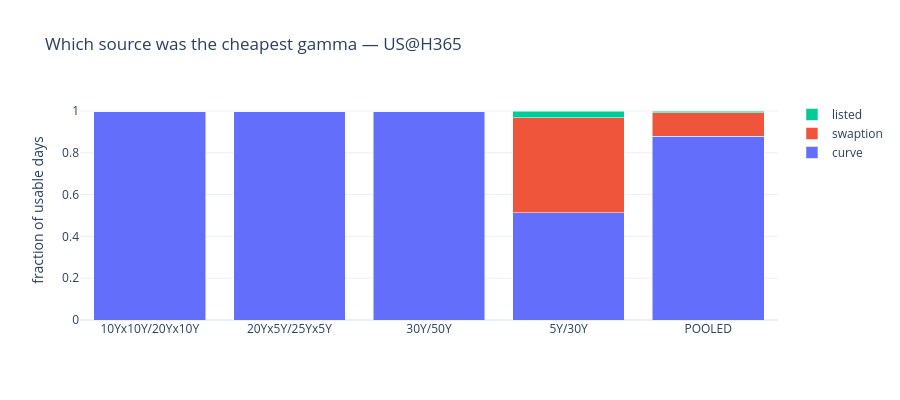

The cell this chart's notebook holds for it:
### Code cell
fig = go.Figure()
for name, col in (("curve", "frac_cheapest_curve"), ("swaption", "frac_cheapest_swaption"),
                  ("listed", "frac_cheapest_listed")):
    fig.add_trace(go.Bar(x=ranks.structure, y=ranks[col], name=name))
fig.update_layout(barmode="stack", height=400, template="plotly_white",
                  title=f"Which source was the cheapest gamma — {NB.headline}",
                  yaxis_title="fraction of usable days")
fig.show()

### Figure 1 — Plotly figure (JSON) as saved in the notebook; plotly's stock layout.template omitted (floating-point values rounded to 4 significant figures)
{"data": [{"name": "curve", "type": "bar", "x": ["10Yx10Y/20Yx10Y", "20Yx5Y/25Yx5Y", "30Y/50Y", "5Y/30Y", "POOLED"], "y": [1.0, 1.0, 1.0, 0.5124, 0.8781]}, {"name": "swaption", "type": "bar", "x": ["10Yx10Y/20Yx10Y", "20Yx5Y/25Yx5Y", "30Y/50Y", "5Y/30Y", "POOLED"], "y": [0.0, 0.0, 0.0, 0.4558, 0.1139]}, {"name": "listed", "type": "bar", "x": ["10Yx10Y/20Yx10Y", "20Yx5Y/25Yx5Y", "30Y/50Y", "5Y/30Y", "POOLED"], "y": [0.0, 0.0, 0.0, 0.03182, 0.007956]}], "layout": {"barmode": "stack", "height": 400, "title": {"text": "Which source was the cheapest gamma — US@H365"}, "yaxis": {"title": {"text": "fraction of usable days"}}}}
